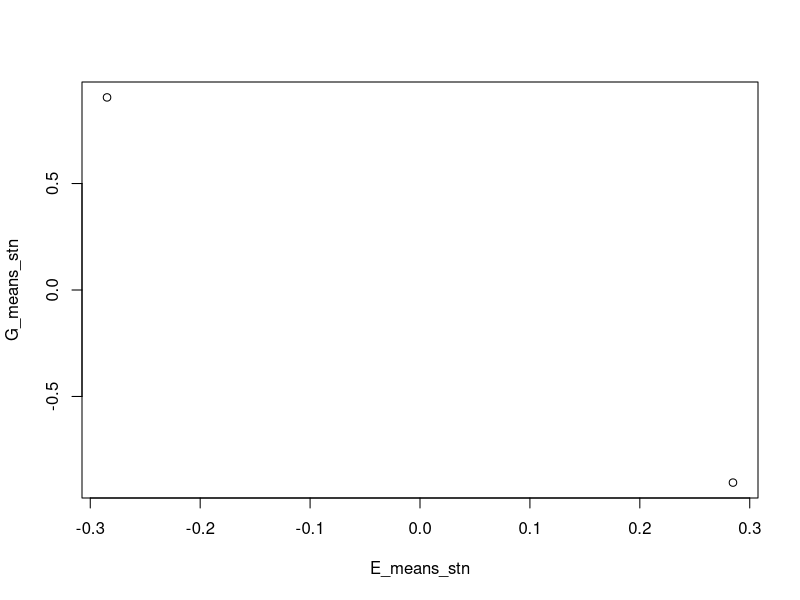
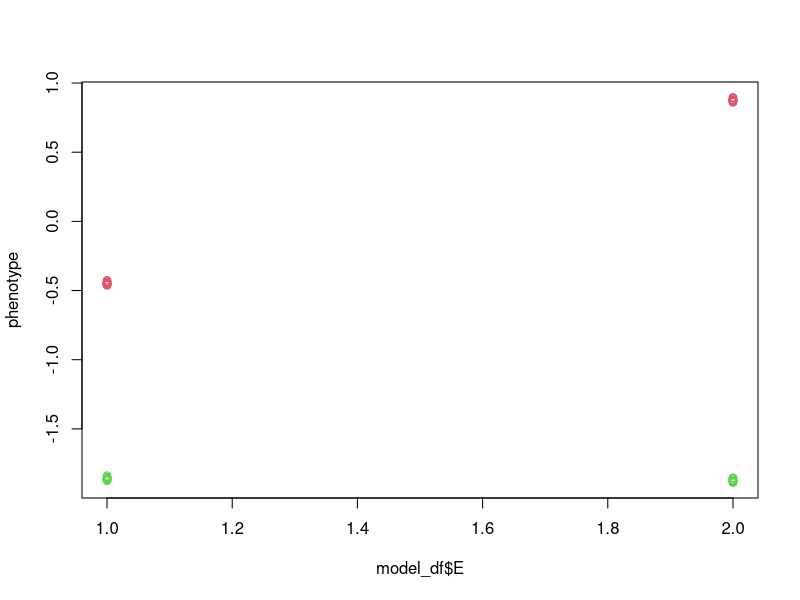

These charts were generated, in order, by the following R code:
## ---- chunk 1
knitr::opts_chunk$set(echo = TRUE)
## ---- chunk 2

beta1 = 1 # the amount the phenotype changes across 1 value of the environment (i.e., the slope). This is essentially the amount/degree of phenotypic plasticity that is the same across genotypes.

n_genotypes = 2 # the number of genotypes collected from different locations

beta2 = -1 # the amount the phenotype changes from one genotype to the next. This is essitially the increase intercept from one genotype to the next.

# Check #1
(E_real <- 1:n_genotypes)
(G_real <- (0:(n_genotypes-1))*beta2)
(cov_GE = cov(E_real, G_real))  # true cov for raw data
(cor_GE = cor(E_real, G_real))

# old approximation
(cov_GE_approx = beta1 * beta2) 
  # will be correlated with the magnitude of cov(G,E)

# SANITY CHECK
# IF WE DO A RECIPROCAL TRANSPLANT WITH 10 Locations and 
# 15 samples per location, we should get:
# 10 genotypes x 10 locations = 100 treatments x 15 samples = 1500 measurements

# The old code had a bug, in that it was only generating the correct data
# for the 2 population case, and not for cases with more than 2 populations

# Generate data
n = 15 # sample size
n_environments = n_genotypes # the number of common garden environments that the genotypes are grown in. Basically, genotype[i] orginates from environment[i]. This matching between genotypes and environment is important for the the cov(G,E) calculation. Here, we only consider the case of the complete reciprocal transplant experiment.

## Create levels of genotypes and environments ####
G = rep(1:n_genotypes, each=n*n_genotypes) # '0' n times, '1' n times
E = rep(1:n_environments,times=n*n_genotypes) # '0'x50, '1'x50, '0'x50, '1'x50
set.seed(97)
e = rnorm(n*n_genotypes, 0, sd=0.01) # Random noise, with standard deviation of 1
#e = 0 # EVALUATION

## Create interaction effect for each level of both factors ####
# In this case we assume the GxE interactions are a 
# normally distributed random variable with a mean of 0
# As the sd increases, so does the GxE among treatments
int <- rnorm(n_genotypes * n_environments, 0, sd=1)
#int <- 0 # EVALUATION
 
 # this sd determines the amount of GxE
int_df <- data.frame(expand.grid(G=1:n_genotypes, E=1:n_environments), 
                     int)

### Create the model dataframe ####
model_df <- data.frame(G, E, e)

model_df <- merge(model_df, int_df)
model_df <- model_df[order(model_df$G, model_df$E),]
dim(model_df)
head(model_df, 30)

# Generate phenotype data using the regression equation ####
phenotype = beta1*model_df$E + beta2*model_df$G  + model_df$e + model_df$int
model_df$phenotype = phenotype
head(model_df)

(E_means <- tapply(phenotype, model_df$E, mean))
(G_means <- tapply(phenotype, model_df$G, mean))
cov(E_means, G_means)
cor(E_means, G_means)
  # this should match the "true cov for raw data" I put above

# but the issue is we standardize the phenotype. So what happens when we do that?
phenotype_stn = (phenotype-mean(phenotype))/sd(phenotype)
(E_means_stn <- tapply(phenotype_stn, model_df$E, mean))
(G_means_stn <- tapply(phenotype_stn, model_df$G, mean))
plot(E_means_stn, G_means_stn)
cov(E_means_stn, G_means_stn)
cor(E_means_stn, G_means_stn)
  
plot(phenotype~model_df$E, col=model_df$G+1)

